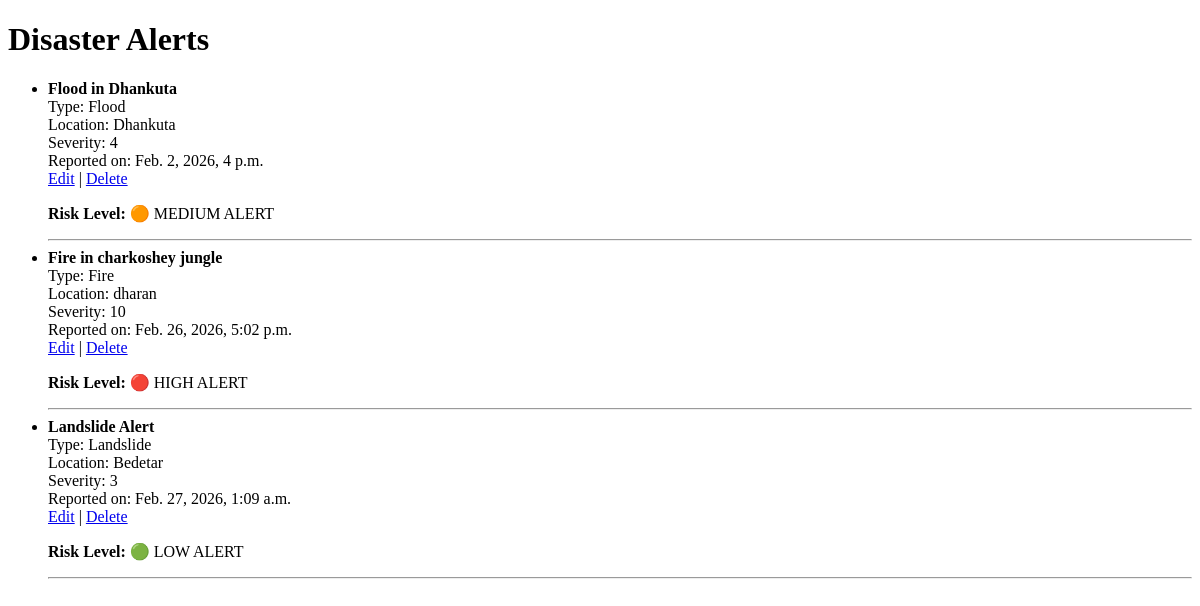
The page /disasters/ on the database as committed earlier.
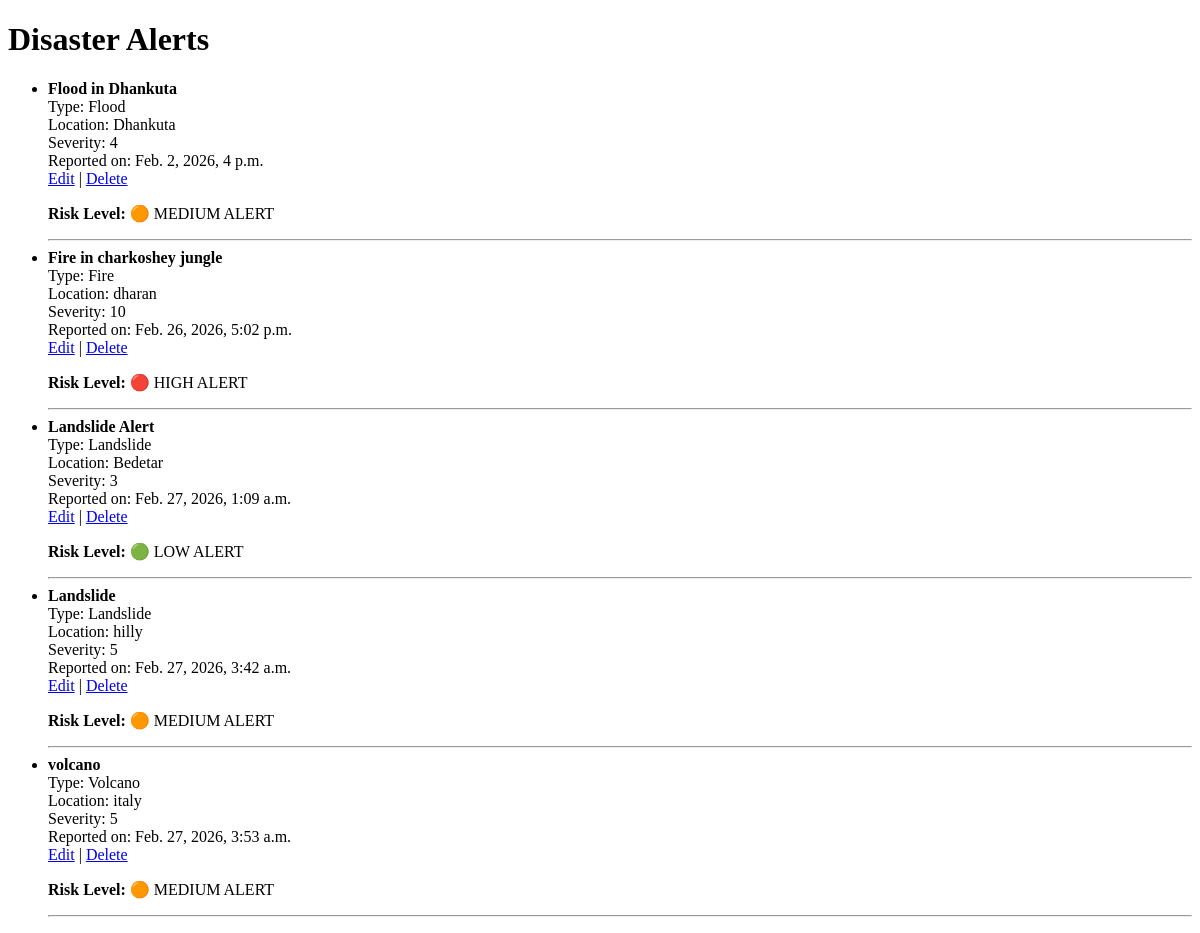
The same page on the database as committed later.
### core/models.py (models this page shows, shortened)
class Disaster(models.Model):
    title = models.CharField(max_length=200)
    disaster_type = models.CharField(max_length=50, choices=DISASTER_TYPES)
    location = models.CharField(max_length=200)
    severity_level = models.IntegerField()
    description = models.TextField()
    date_reported = models.DateTimeField(auto_now_add=True)
    valid_until = models.DateField(
        null=True,
        blank=True,
        help_text="Date until which this disaster and its alerts are considered active.",
    )
    def risk_level(self):
        if self.severity_level <= 3:
            return "LOW"
        elif self.severity_level <= 6:
            return "MEDIUM"
        else:
            return "HIGH"

### core/views.py (the view)
# urls.py: path("disasters/", views.disaster_list, name="disaster_list"),
def disaster_list(request):
    disasters = Disaster.objects.all()
    return render(request, 'core/disaster_list.html', {'disasters': disasters})

### core/templates/core/disaster_list.html (shortened to what this page needs)
<!DOCTYPE html>
<html>
<head>
</head>
<body>
    <h1>Disaster Alerts</h1>
    {% if disasters %}
        <ul>
            {% for disaster in disasters %}
                <li>
                    <strong>{{ disaster.title }}</strong><br>
                    Type: {{ disaster.disaster_type }}<br>
                    Location: {{ disaster.location }}<br>
                    Severity: {{ disaster.severity_level }}<br>
                    Reported on: {{ disaster.date_reported }}<br>
                    <a href="{% url 'edit_disaster' disaster.id %}">Edit</a> |
                    <a href="{% url 'delete_disaster' disaster.id %}">Delete</a>
                    <p><strong>Risk Level:</strong>
    {% if disaster.risk_level == "HIGH" %}
        🔴 HIGH ALERT
    {% elif disaster.risk_level == "MEDIUM" %}
        🟠 MEDIUM ALERT
    {% else %}
        🟢 LOW ALERT
    {% endif %}
</p>
                    <hr>
                </li>
            {% endfor %}
        </ul>
    {% else %}
        <p>No disasters reported yet.</p>
    {% endif %}
</body>
</html>

Rows that differ between the two databases and show on the page:
added Disaster: title "Landslide", disaster_type "Landslide", location "hilly", severity_level "5", date_reported "Feb. 27, 2026, 3:42 a.m.", shows "🟠 MEDIUM ALERT"
added Disaster: title "volcano", disaster_type "Volcano", location "italy", severity_level "5", date_reported "Feb. 27, 2026, 3:53 a.m.", shows "🟠 MEDIUM ALERT"
